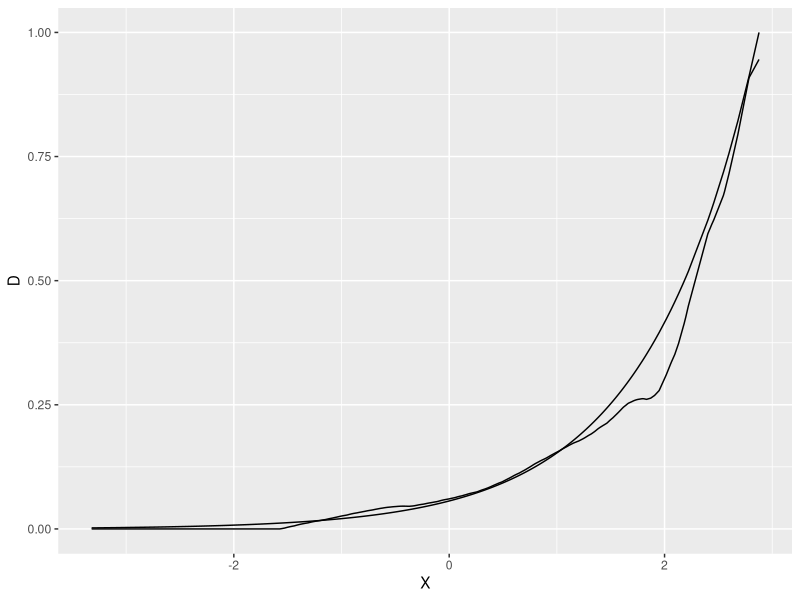

This figure's R source:
## ---- chunk 1
library(tidyverse)
knitr::opts_chunk$set(echo = TRUE)
## ---- chunk 2
epi_k <- function(u,h){ # Epanechnikov Kernel with bandwidth h
  out <- (3/4)*(1-(u/h)^2)*as.numeric(abs(u/h)<1)
  return(out)
}

k_dens <- function(x,X_emp,h){ # Kernel density estimate with data X_emp
  f_hat <- 1/(length(X_emp)*h)*sum(sapply(x-X_emp, epi_k, h=h))
  return(f_hat)
}

k_reg <- function(x,X_emp,y_emp,h){ # Kernel regression
  f_hat <- 1/(length(X_emp)*h)*sum(sapply(x-X_emp, epi_k, h=h)*y_emp)/k_dens(x,X_emp,h)
  return(f_hat)
}

set.seed(92021)
N <- 1000
X_i <- rnorm(N) # One continuous covariate drawn from ~N(0,1)
# Find min and max of X
minX <- min(X_i)
maxX <- max(X_i)

# Draw untreated POs from ~N(X,1), Y(1)=Y(0)+0.3
Y_i0 <- sapply(X_i,function(x) rnorm(1,x,1))
Y_i1 <- Y_i0+.3
  #sapply(Y_i0,function(x) rnorm(1,10+x))

print(paste("ATE:",mean(Y_i1-Y_i0)))

# F'n to estimate ATE given a treatment vector
ATE_linreg <- function(D){
  df <- data.frame("X"=X_i,
                     "Y0"=Y_i0,
                     "Y1"=Y_i1,
                     "D"=D,
                     "Y"=Y_i1*D+(1-D)*Y_i0)
  ATE_lin <- lm(Y~D+X,df) # Reg Y on X and D
  return(summary(ATE_lin))
}
# F'n to plot the prob of treatment by X
plotD <- function(Dfn){ # Dfn is a function which assigns treatment prob to X
  D <- sapply(X_i,Dfn) # Find treatment Probs
  df <-  data.frame("X"=X_i,
                     "D"=as.numeric(D)) # Make a DF
  out <- ggplot(data=df)+
    geom_line(aes(x=X,y=D))
  return(out)
}

Dfn_exp <- function(x){
  return(exp(x)/exp(maxX))
}
D_exp <- sapply(X_i, function(x) rbernoulli(1,Dfn_exp(x)))
ED <- sapply(X_i, Dfn_exp)

# Naive ATE estimate
ate_naive <- mean(Y_i1[D_exp==1])-mean(Y_i0[D_exp==0])
print(paste("Naive estimate of ATE:",ate_naive))

ate_lin_est <- ATE_linreg(D_exp)
print(paste("OLS Regression adjustment estimate of ATE:",ate_lin_est$coefficients[2]))

# Now estimate E[D|X] non-parametrically
D_hat <- sapply(X_i,k_reg,X_emp=X_i, y_emp = D_exp,h=0.6) 

# Plot the estimate against the truth
df <- data.frame("Y"=Y_i1*D_exp+(1-D_exp)*Y_i0,
                 "X"=X_i,
                 "D"=D_exp,
                 "D_hat"=D_hat,
                 "ED"=ED)
D_hat_gr <- plotD(Dfn_exp)+
  geom_line(data=df,mapping=aes(x=X,y=D_hat))
D_hat_gr

# Estimate the regression with D_hat as a control

np_reg <- lm(Y~D+D_hat,
             data=df)
print(paste("OLS estimate of ATE with non-parametric estimate of p-score:",np_reg$coefficients[2]))

# Finally, include the true p-score as a control
pscore_reg <- lm(Y~D+ED,
                 data=df)
print(paste("OLS P-score adjustment estimate of ATE:",np_reg$coefficients[2]))
## ---- chunk 3
# Make 10 bins in the X distribution
Y <- Y_i1*D_exp+(1-D_exp)*Y_i0
bin_ate_est <- function(x){
  t1 <- mean(Y[(D_exp==1)&(X_i>=bin_ends[x-1])&(X_i<bin_ends[x])])
  t0 <- mean(Y[(D_exp==0)&(X_i>=bin_ends[x-1])&(X_i<bin_ends[x])])
  return(t1-t0)
} 
bin_ns <- function(x){
  n <- length(Y[(X_i>=bin_ends[x-1])&(X_i<bin_ends[x])])
  return(n)
}
bin_ends <- seq(minX,maxX,length.out = 11)
bin_ests <- sapply(c(2:11), bin_ate_est)
ns <- sapply(c(2:11), bin_ns)
ate_est <- sum(bin_ests[!is.na(bin_ests)]*ns[!is.na(bin_ests)])/(sum(ns[!is.na(bin_ests)]))
print(paste("P-score binning ATE estimate:",ate_est))
